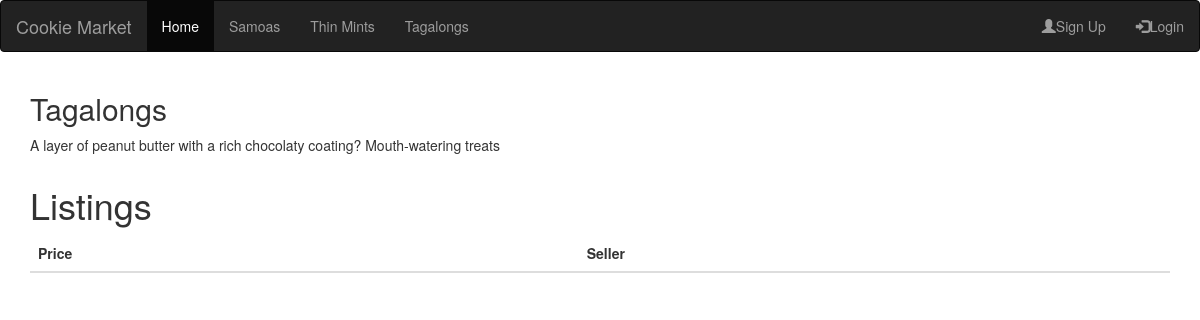
The page /tagalongs/ on the database as committed earlier.
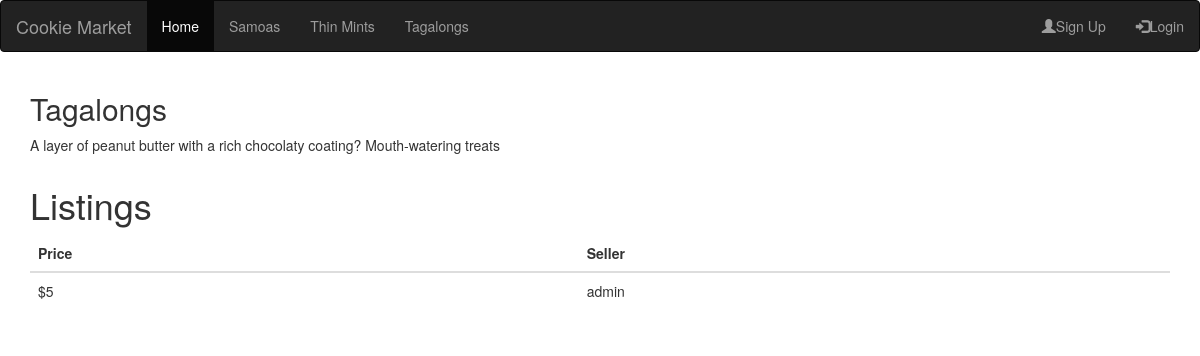
The same page on the database as committed later.
### homepage/models.py (models this page shows, shortened)
class Cookie(models.Model):
    cookie_id =  models.AutoField(primary_key=True)
    cookie_type = models.IntegerField(choices=COOKIE_CHOICES, default=1)
    user = models.ForeignKey(User, on_delete=models.CASCADE)
    price = models.IntegerField()

### homepage/views.py (the view)
# urls.py: path('tagalongs/', tagalongs, name='tagalongs'),
def tagalongs(request):
    listings = Cookie.objects.filter(cookie_type=3)
    context = {'listings': listings}
    return render(request, 'tagalongs.html', context)

### homepage/templates/tagalongs.html
{% extends "base.html" %}
{% block content %}
<div class="container">
	<h2>Tagalongs</h2>
	<p>A layer of peanut butter with a rich chocolaty coating? Mouth-watering treats</p>
</div>
<div class="container">
	<h1>Listings</h1>
	<table class="table">
		<thead>
			<tr>
				<th>Price</th>
				<th>Seller</th>
			</tr>
		</thead>
		<tbody>
			{% for cookie in listings %}
			<tr>
				<td>${{ cookie.price }}</td>
				<td>{{ cookie.user }}</td>
			</tr>
			{% endfor %}
		</tbody>
	</table>
</div>
{% endblock %}

Rows that differ between the two databases and show on the page:
added Cookie: price "5", user "admin"
